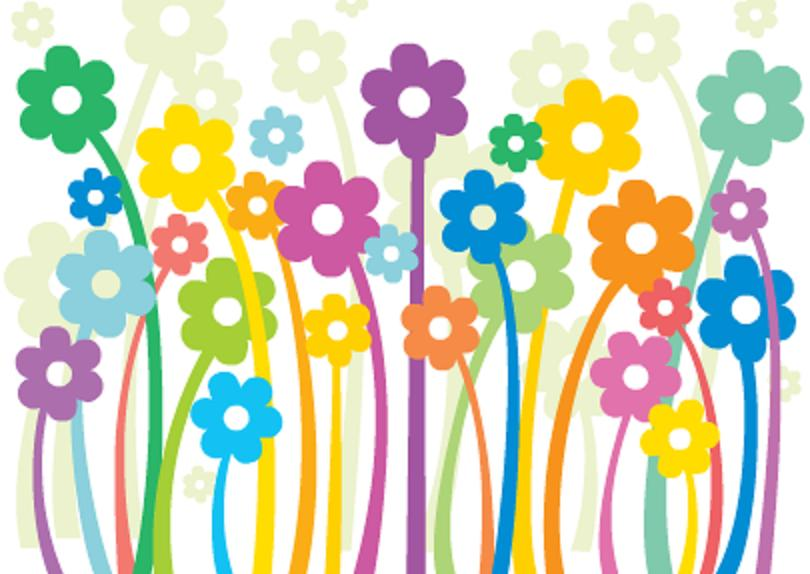
#> input picture 6/3.jpg, 810 x 574 px
$ python questao6.py
#> lines starting #> are read from the running program, lines starting #| are printed output that depends on the picture
#Abrir uma imagem colorida, transformar em tom de cinza, visualizar imagem de entrada. Apliquem os filtros passa alta de canny (cv_canny), visualizem os resultados e salvem. Obs: busquem compreender os resultados do filtro.


import cv2

#primeiro passo: abrir uma imagem colorida
imcolor = cv2.imread('3.jpg')
#> imcolor is the input picture: shape (574, 810, 3); mean B, G, R 188.7, 213, 213.2

#segundo passo: transformar em tom de cinza
imcinza = cv2.cvtColor(imcolor, cv2.COLOR_BGR2GRAY)
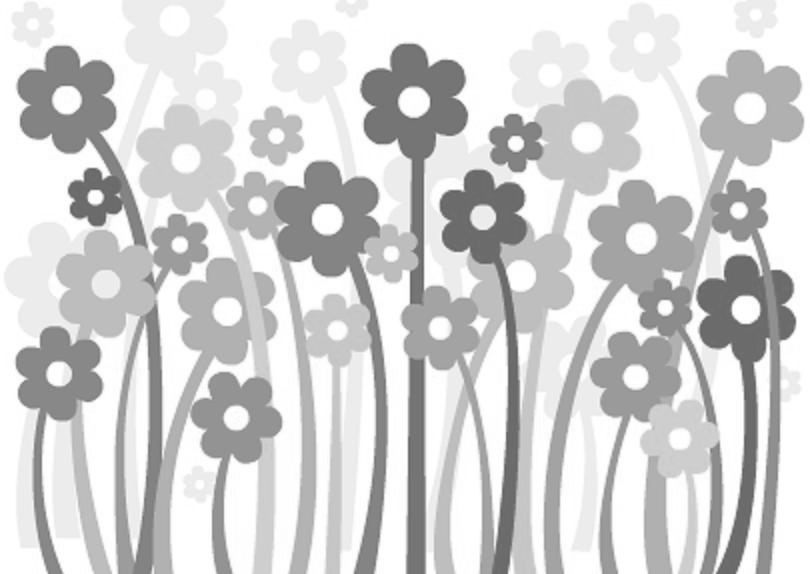
#> imcinza: shape (574, 810); min 92, max 255, mean 210.3

#TERCEIRO PASSO: VISUALIZAR IMAGEM DE ENTRADA
cv2.imshow('visualizar imagem de etrada', imcinza)

#aplicar o filtro passa alta de canny. O canny tá recebedo 3 parametros: a imagem já alterada pra ciza, o limirar 1 e o 2.
canny_imcinza = cv2.Canny(imcinza, 80, 100)
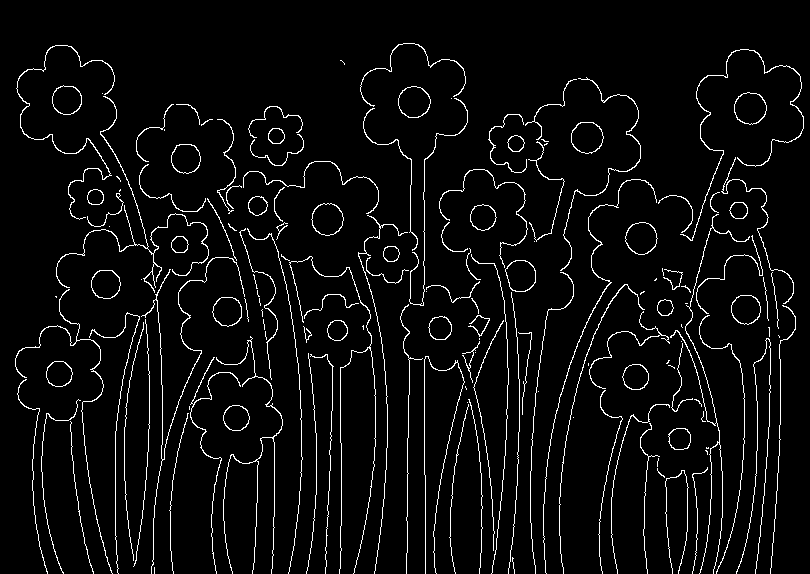
#> canny_imcinza: shape (574, 810); 4.7% white in thin lines or dots

#visualizzar os resultados
cv2.imshow('visualizar o resultado o Canny', canny_imcinza)

#por quanto tempo ficará aberta?
cv2.waitKey(0)

#por fim, vamos salvar tudo que fizemos
cv2.imwrite('RESULTADO.jpg', canny_imcinza)
